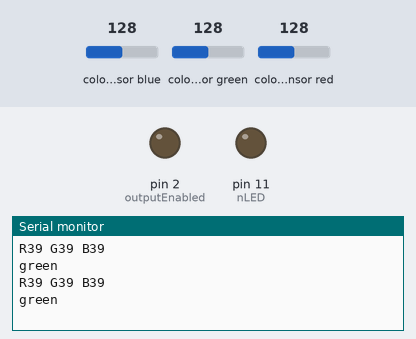
A sketch run on a simulated Arduino Uno, built with avr-gcc and run on an emulated ATmega328P. On the bench: output pins drawn as LEDs (lit = HIGH), the last lines printed to the serial monitor. Wiring (inferred from the names in the program): TCS3200 colour sensor: output pin 12; S2 pin 9; S3 pin 10; S0 pin 7; S1 pin 8. The inputs (shaded band) are chosen by the test bench; at power-on: colour sensor blue 128, colour sensor green 128, colour sensor red 128. Pins used as bus, display or sensor lines are not drawn.

Above: at 1.2 s.
1.3 s: colour sensor blue set to 5
At 2.4 s:
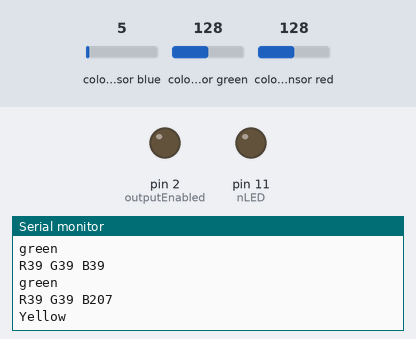
4.3 s: colour sensor green set to 5
At 5.8 s:
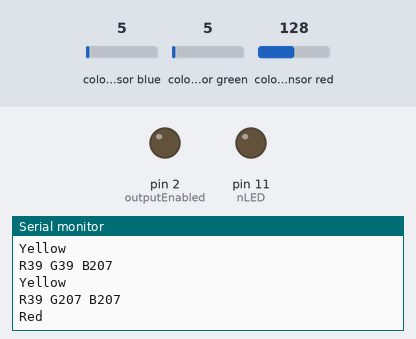

Measured:
- after the input at 1.3 s, the serial monitor: prints a new line after 0.70 s (image 1)
- after the input at 4.3 s, the serial monitor: prints a new line after 0.71 s (image 2)

The sketch:

rgb_sensor.ino
```cpp
const int outputEnabled = 2; // write LOW to turn on Note, may not be hooked up.
const int s0 = 7; // sensor pins
const int s1 = 8;
const int s2 = 9;
const int s3 = 10;
const int nLED = 11; // illuminating LED
const int out = 12; // TCS230 output

// variables to store color values
int red = 0;
int green = 0;
int blue = 0;

void setup() {
  pinMode(outputEnabled, OUTPUT);
  pinMode(s0, OUTPUT);
  pinMode(s1, OUTPUT);
  pinMode(s2, OUTPUT);
  pinMode(s3, OUTPUT);
  pinMode(nLED, OUTPUT);
  pinMode(out, INPUT);
  Serial.begin(9600);
  //This pin may be set to ground and not available on the breakout
  //If not available don't worry about it.
  digitalWrite(outputEnabled, LOW);
  //Set Frequency scaling to largest value
  digitalWrite(s0, HIGH);
  digitalWrite(s1, HIGH);
  digitalWrite(nLED, LOW);
}

void loop() {
  color();
  Serial.print("R");
  Serial.print(red, DEC);
  Serial.print(" G");
  Serial.print(green, DEC);
  Serial.print(" B");
  Serial.print(blue, DEC);
  Serial.println();
  //Simple logic to test for color
  if (blue > red && blue > green)
    Serial.println("Yellow");
  else if (red < blue && red < green)
    Serial.println("Red");
  else if (blue < red && blue < green)
    Serial.println("blue");
  else
    Serial.println("green");
  delay(1000);
}

void color() {
  digitalWrite(nLED,1);
  digitalWrite(s2, LOW);
  digitalWrite(s3, LOW);
  // count OUT, pRed, RED
  red = pulseIn(out, digitalRead(out) == HIGH ? LOW : HIGH);
  digitalWrite(s3, HIGH);
  //count OUT, pBLUE, BLUE
  blue = pulseIn(out, digitalRead(out) == HIGH ? LOW : HIGH);
  digitalWrite(s2, HIGH);
  // count OUT, pGreen, GREEN
  green = pulseIn(out, digitalRead(out) == HIGH ? LOW : HIGH);
  digitalWrite(nLED,0);
}
```
